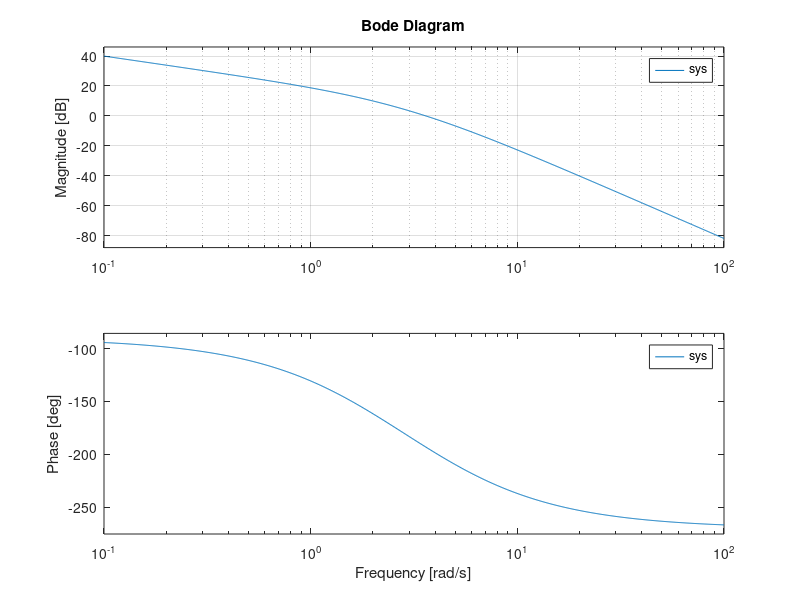
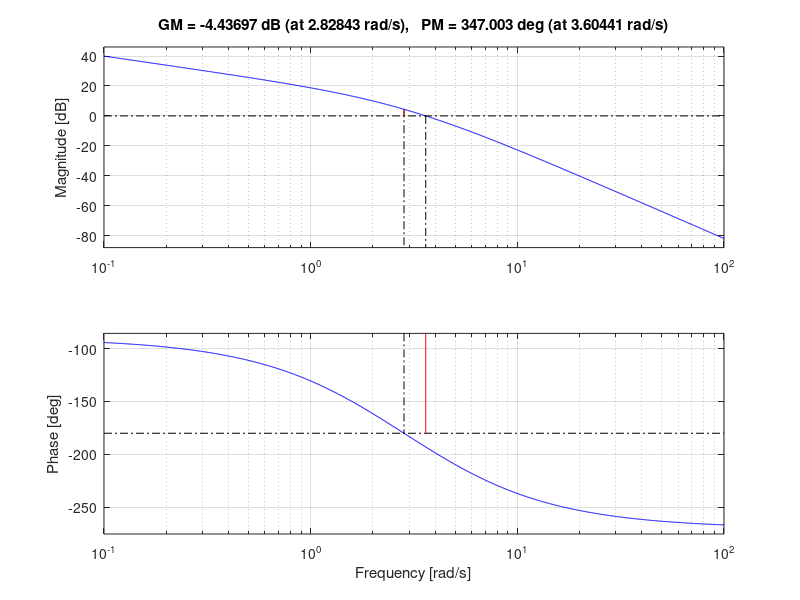

These figures' MATLAB source, in order:
clc;
close all;
clear all;
n=10;
d=conv([0.25 1 0],[0.5 1]);
sys=tf(n,d)
bode(sys); % To draw the bode plot
grid;
figure;
margin(sys) % To view Bode plot as well as gain margin and phase margin
[Gm,Pm,wcg,wcp]=margin(sys);
% computes the gain margin Gm,the phase margin Pm,and the associated
% frequencies wcg and wcp without Bode plot
GM_dB=20*log10(Gm)
display(Pm);
display(wcg);
display(wcp);
